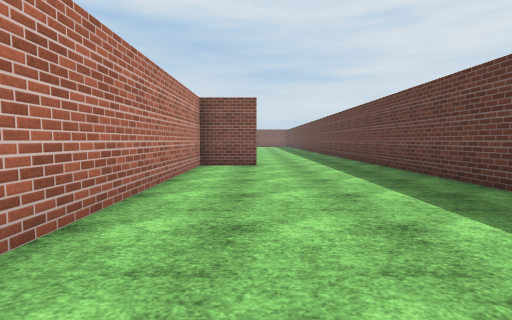
view 1 (above)

24 first-person views from a walk through a 3-D level made in the Unity game engine. The camera is 1.3 m above the floor, tilts 4° down and sees 85° across. The floor is counted in squares, 2 m on a side. Each view is taken from the middle of a square. On the plan, view 1 faces up. The plan holds only what a view shows up to about 9 squares ahead; the rest is blank. The place goes on beyond the plan. Some surface patterns are stand-ins.

view 2
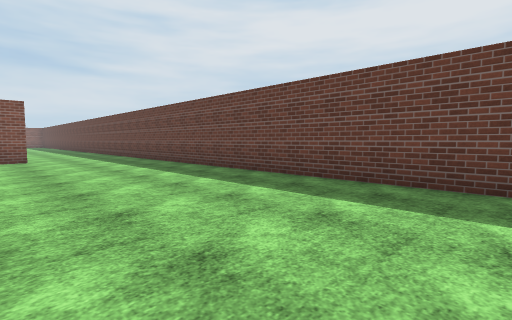

view 3
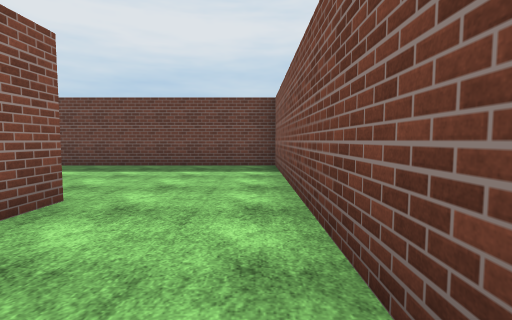

view 4
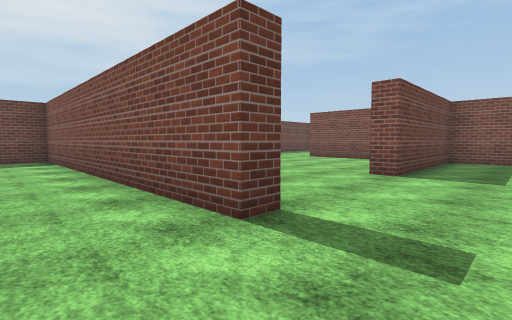

view 5
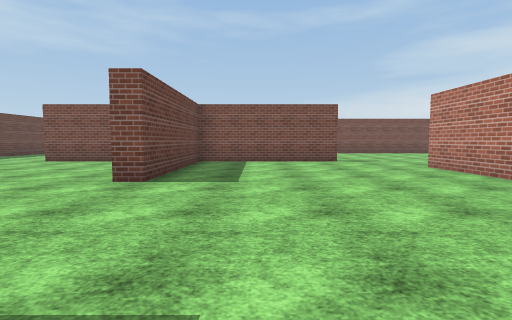

view 6
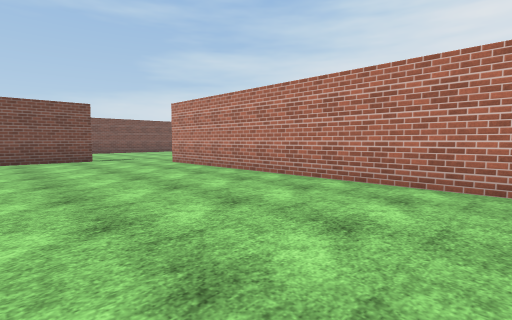

view 7
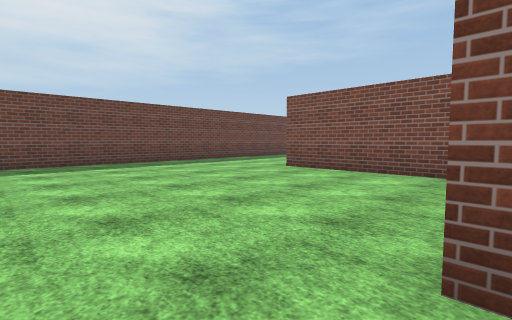

view 8
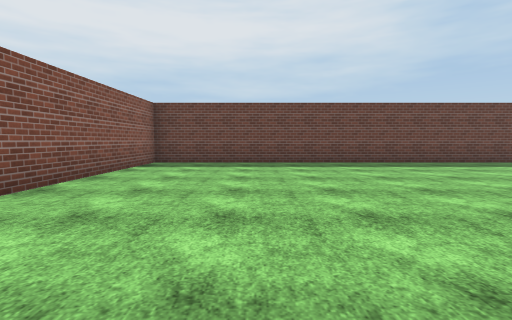

view 9
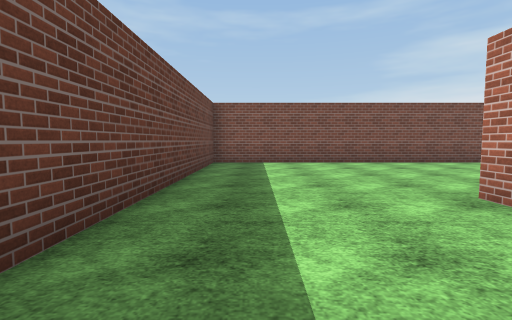

view 10
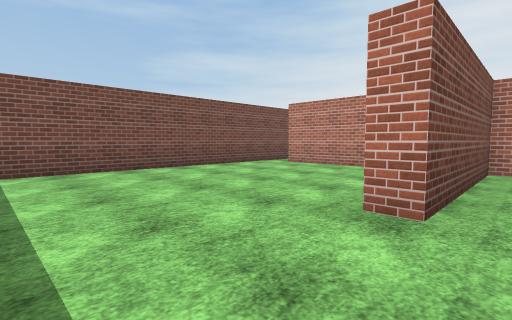

view 11
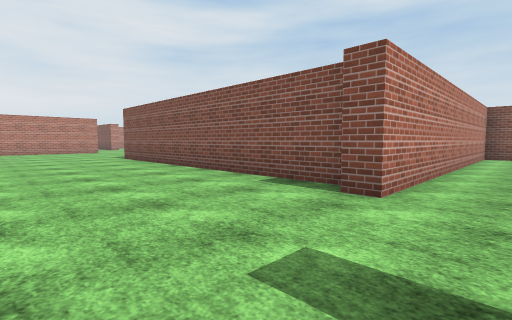

view 12
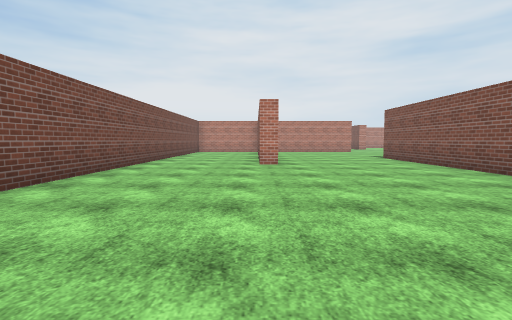

view 13
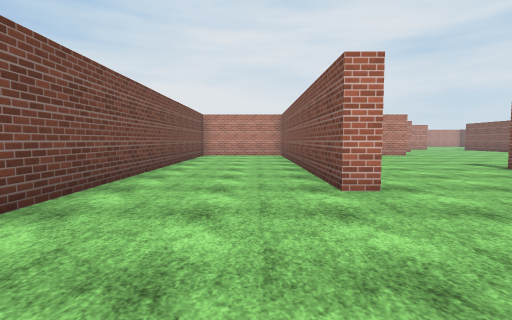

view 14
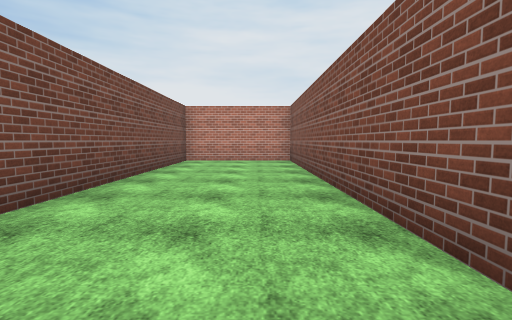

view 15
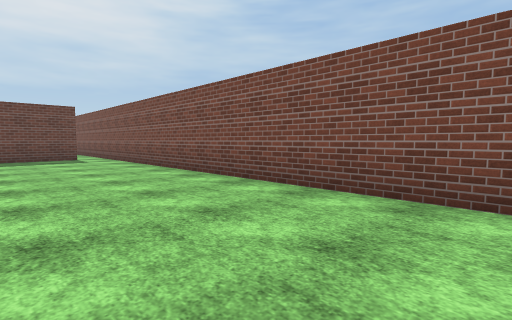

view 16
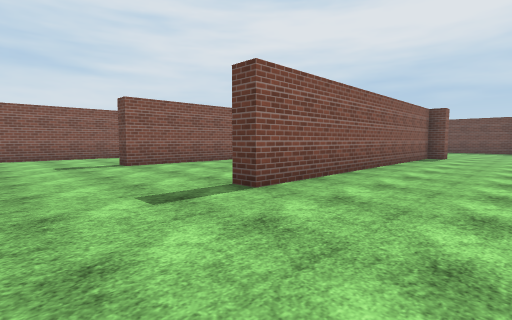

view 17
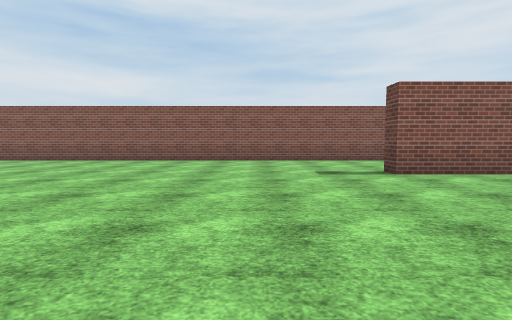

view 18
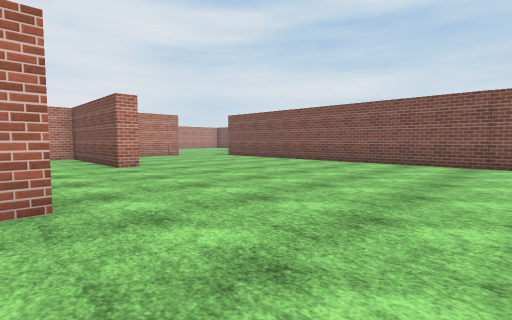

view 19
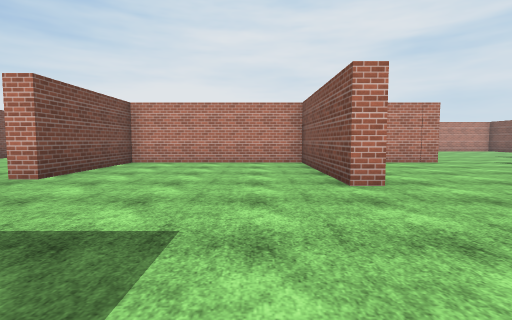

view 20
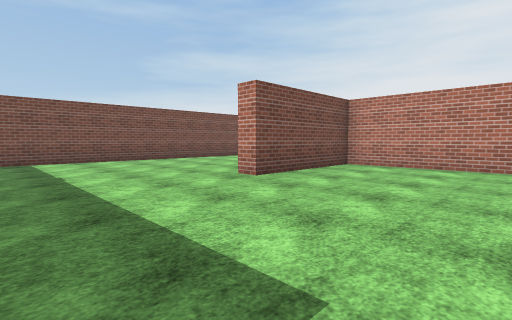

view 21
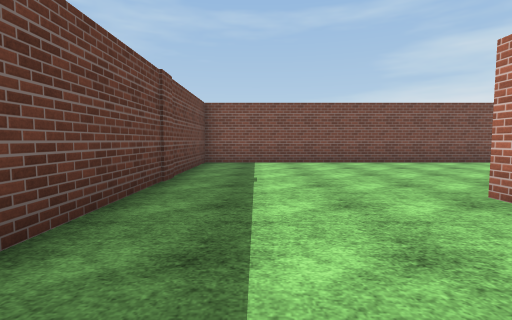

view 22
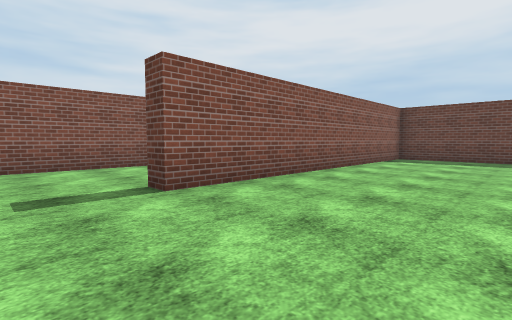

view 23
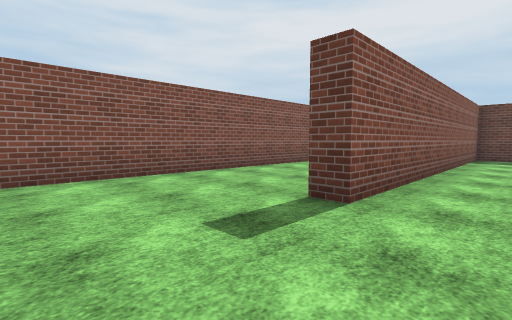

view 24
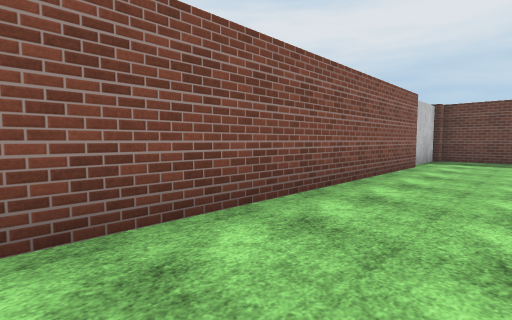

### Floor plan
Points are (right, up) in squares from view 1. A wall is a line through its corners. A room is listed if a view was taken in it or the views show most of it. See-through windows are left out.
Room 1 (views 1, 2)
walls: (0.1, 7.2) (-1.4, 7.2) (-1.4, 1.5); (-1.5, -3.5) (3.2, -3.5) (3.2, 9.1)
ways out: opening at (-1, -2.5) to room 2
Room 2 (views 3, 4, 5, 6, 7, 8, 9, 10, 11, 12, 13, 14, 15, 16, 17, 18, 19, 20, 21, 22, 23, 24)
walls: (-17.5, -13.4) (-17.5, -13.9) (-26, -13.9) (-26, -17.2) (-6.5, -17.2); (-11.9, -9.3) (-20.3, -9.3) (-20.3, -8.8); (-11.7, -7.6) (-11.7, -4.7) (-20.3, -4.7) (-20.3, -4.1); (-9.6, -11.6) (-5.3, -11.6) (-5.3, -7.4) (-4.8, -7.4); (-11.7, -2.6) (-11.7, -1); (-14.4, -1) (-31.2, -1); (-11.2, -1.4) (-11.2, -9.8) (-11.8, -9.8); (-12, -0.8) (-13.8, -0.8); (-26, -8.5) (-26, -9); (-4.8, -11.6) (-0.5, -11.6) (-0.5, -12.1); (-4.8, -13.9) (-4.8, -16.4); (-5.3, -4) (-5.3, -3.5) (-1.5, -3.5); (-5.3, -16.1) (-5.3, -14.4); (-4.8, -17.2) (3.2, -17.2) (3.2, -4) (-1.9, -4); (-30, -6.1) (-30, -6.6) (-34.2, -6.6) (-34.2, -11.6) (-30.7, -11.6) (-30.7, -12.2); (-1, -1) (-1.9, -1); (-35, -17.2) (-26.5, -17.2) (-26.5, -10.5)
ways out: opening at (-1, -2.5) to room 1; opening at (-33.7, -2)

Positions as (right, up) in squares from view 1, and headings:
1: (0, 0), facing up
2: (-1, -3), facing up-right
3: (-4, -3), facing right
4: (-7, -2), facing down-right
5: (-7, -3), facing down
6: (-7, -2), facing down-left
7: (-5, -6), facing down-right
8: (-5, -7), facing right
9: (2, -9), facing down
10: (2, -11), facing down-left
11: (-10, -13), facing up-left
12: (-10, -14), facing left
13: (-14, -15), facing left
14: (-17, -15), facing left
15: (-16, -14), facing down-right
16: (-23, -12), facing up-right
17: (-23, -10), facing up
18: (-23, -9), facing up-left
19: (-26, -8), facing left
20: (-27, -8), facing down-left
21: (-28, -9), facing down
22: (-22, -8), facing up-right
23: (-23, -6), facing up-right
24: (-22, -3), facing up-right
